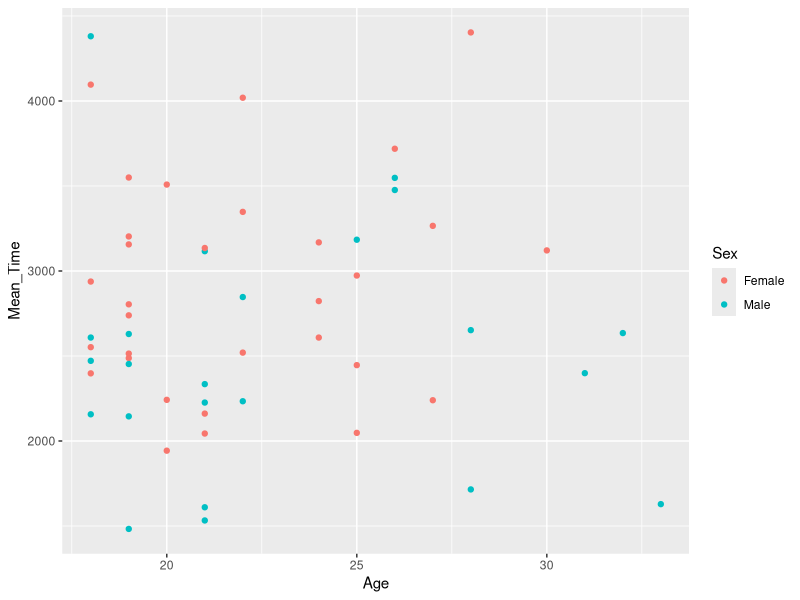
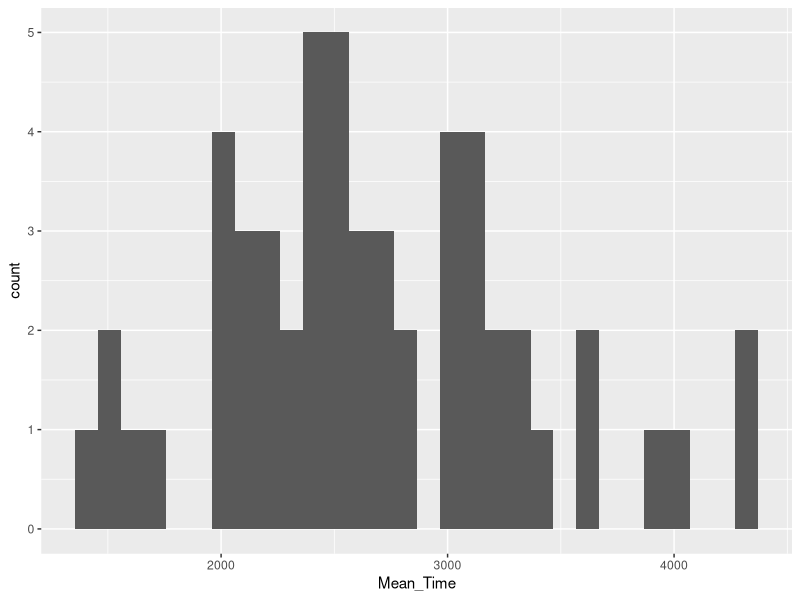
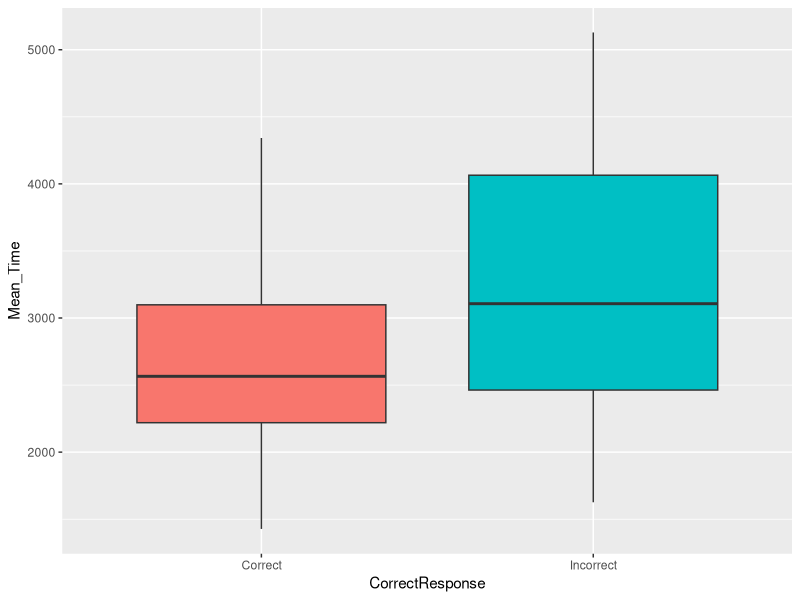
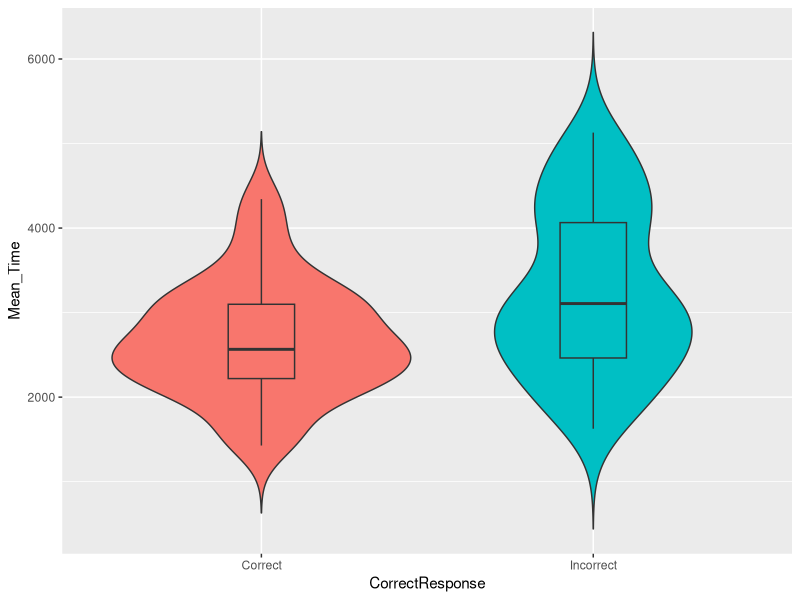
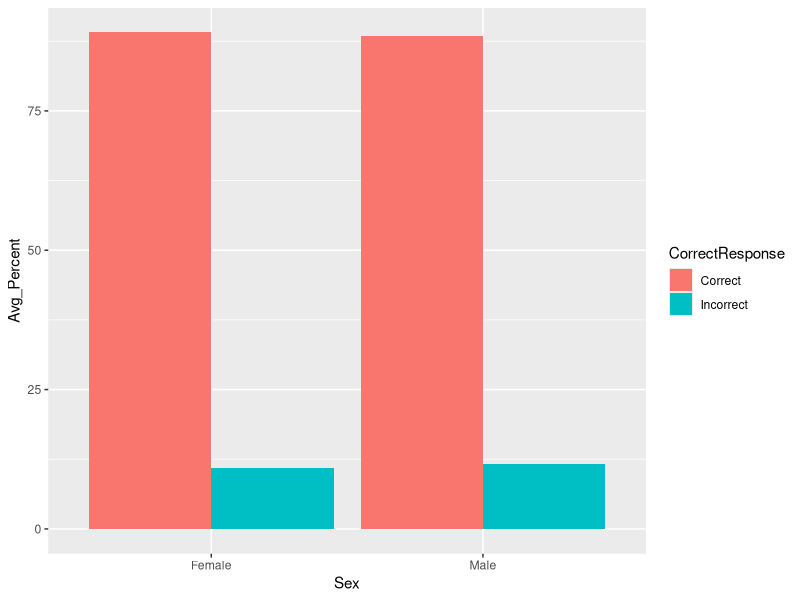
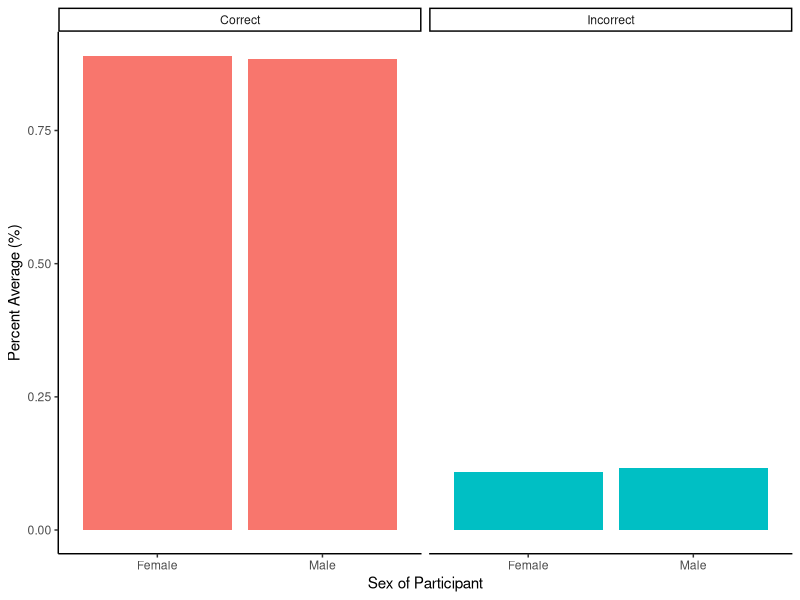

These charts were generated, in order, by the following R code:
## ---- chunk 1
knitr::opts_chunk$set(echo = TRUE)
## ---- chunk 2
library("tidyverse")

menrot <- read_csv("MentalRotationBehavioralData.csv")
demog <- read_csv("demographics.csv")
## ---- chunk 3
menrot_time_age <- group_by(menrot, Participant) %>% 
  summarise(Mean_Time = mean(Time, na.rm = TRUE)) %>%
  inner_join(demog, "Participant")

ggplot(data = menrot_time_age, 
       aes(x = Age, 
           y = Mean_Time, 
           color = Sex)) +
  geom_point()
## ---- chunk 4
menrot_hist_correct <- group_by(menrot, Participant, CorrectResponse) %>% 
  summarise(Mean_Time = mean(Time, na.rm = TRUE)) %>%
  filter(CorrectResponse == "Correct")

ggplot(data = menrot_hist_correct, 
       aes(x = Mean_Time)) + 
  geom_histogram()
## ---- chunk 5
menrot_box_correct <- group_by(menrot, Participant, CorrectResponse) %>% 
  summarise(Mean_Time = mean(Time, na.rm = TRUE)) %>%
  inner_join(demog, "Participant")

ggplot(data = menrot_box_correct, 
       aes(x = CorrectResponse, 
           y = Mean_Time, 
           fill = CorrectResponse)) + 
  geom_boxplot() +
  guides(fill = FALSE)
## ---- chunk 6
menrot_box_correct <- group_by(menrot, Participant, CorrectResponse) %>% 
  summarise(Mean_Time = mean(Time, na.rm = TRUE)) %>%
  inner_join(demog, "Participant")

ggplot(data = menrot_box_correct, 
       aes(x = CorrectResponse, 
           y = Mean_Time, 
           fill = CorrectResponse)) + 
  geom_violin(trim = FALSE) +
  geom_boxplot(width = 0.2) +
  guides(fill = FALSE)
## ---- chunk 7
total_n_trials <- 96

menrot_resp_sex <- count(menrot, Participant, CorrectResponse) %>% 
  inner_join(demog, "Participant") %>%
  mutate(PercentPerParticipant = (n/total_n_trials)*100) %>%
  group_by(Sex, CorrectResponse) %>%
  summarise(Avg_Percent = mean(PercentPerParticipant))

ggplot(data = menrot_resp_sex, 
       aes(x = Sex, 
           y = Avg_Percent, 
           fill = CorrectResponse)) + 
  geom_bar(stat = "identity", 
           position = position_dodge(.9))
## ---- chunk 8
total_n_trials <- 96

menrot_better_plot <- count(menrot, Participant, CorrectResponse) %>% 
  inner_join(demog, "Participant") %>%
  mutate(PercentPerParticipant = n/total_n_trials) %>%
  group_by(Sex, CorrectResponse) %>%
  summarise(Avg_Percent = mean(PercentPerParticipant))

ggplot(data = menrot_better_plot, 
       aes(x = Sex,
           y = Avg_Percent, 
           fill = CorrectResponse)) + 
  geom_col(position = position_dodge(.9)) +
  labs(x = "Sex of Participant", 
       y = "Percent Average (%)") +
  guides(fill = FALSE) +
  facet_wrap(~CorrectResponse) +
  theme_classic()
